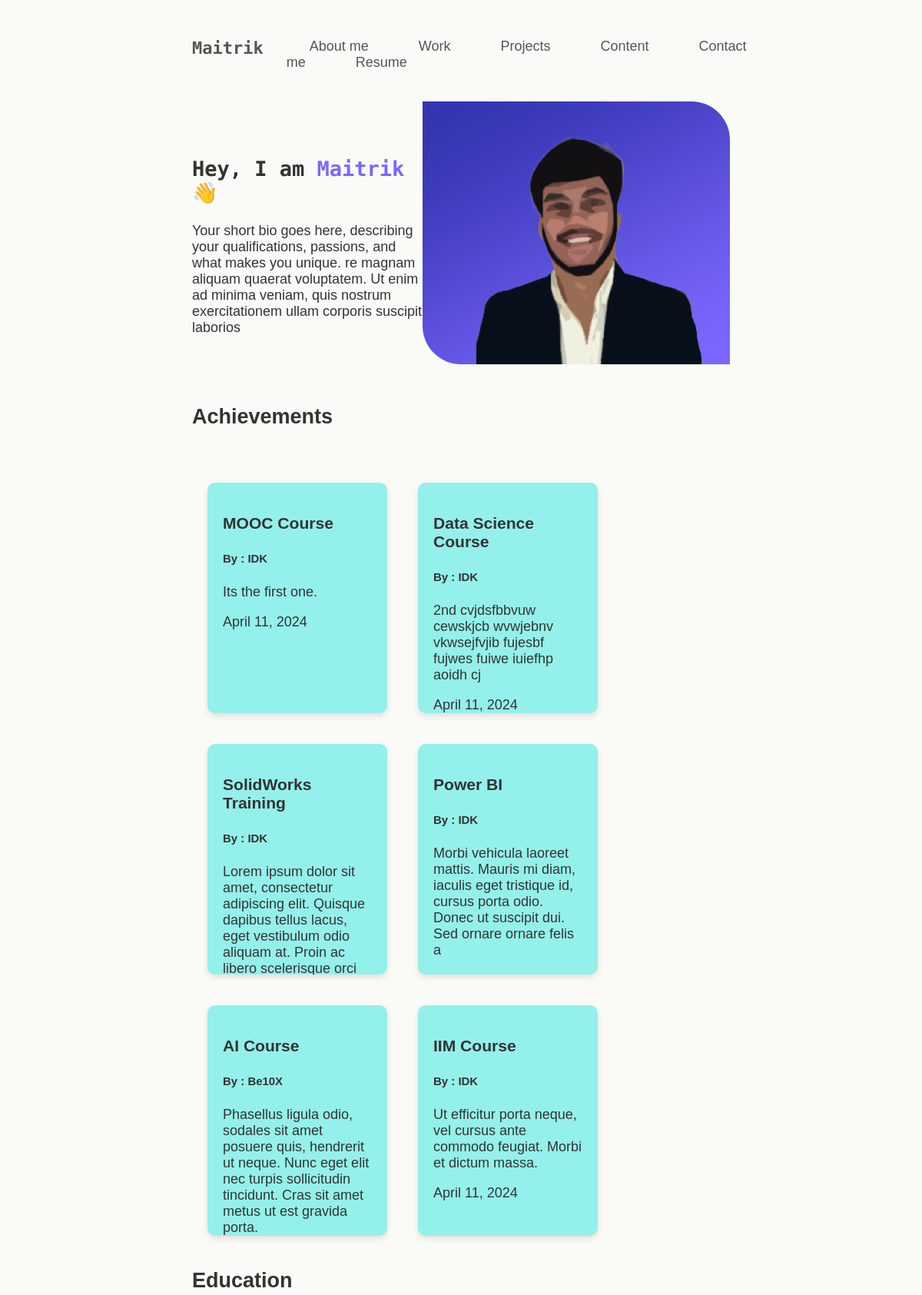
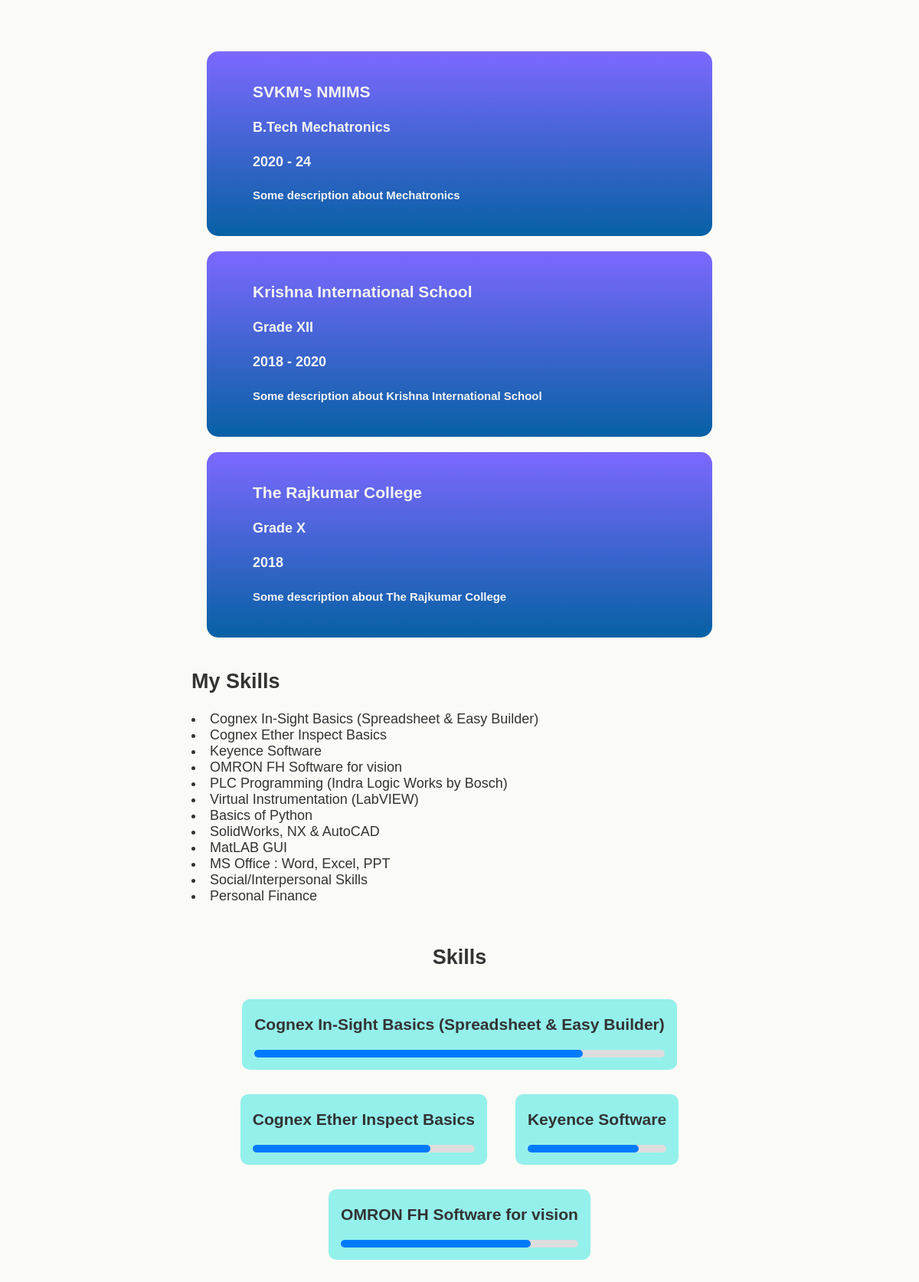
The page / (upper part) on the database its author committed (2 pictures, top to bottom).
### portfolio_app/models.py (models this page shows, shortened)
class Certification(models.Model):
    title = models.CharField(max_length=100)
    issuing_organization = models.CharField(max_length=100)
    description = models.TextField()
    image = models.ImageField(upload_to ='portfolio_app/static/', default = "portfolio_app/static/default-image.jpg")
    date_earned = models.DateField()

class Education(models.Model):
    institution = models.CharField(max_length=100)
    degree = models.CharField(max_length=100)
    graduation_year = models.CharField(max_length=100)
    description = models.TextField()

class Skill(models.Model):
    skill = models.CharField(max_length=100)
    category = models.CharField(max_length=20, choices=category, default='misc')
    image = models.ImageField(upload_to ='portfolio_app/static/', default = "portfolio_app/static/default-image.jpg")

### portfolio_app/views.py (the view)
# urls.py: 2. Add a URL to urlpatterns:  path('', views.home, name='home')
def home(request):
    skills = Skill.objects.all()
    achievements = Certification.objects.all()
    education = Education.objects.all()
    return render(request, 'home.html', context = {'skills': skills, 'achievements': achievements, 'education': education})

### portfolio_app/templates/home.html (shortened to what this page needs)
{% extends 'base.html' %}
{% block content %}
{% load static %}
<div class="home-container">
    <div class="bio-container">
        <h2 style="font-family: Kode Mono;">Hey, I am <b style="color: #7B66FF;">Maitrik</b>&#128075;</h2>
        <p>Your short bio goes here, describing your qualifications, passions, and what makes you unique.
            re magnam aliquam quaerat voluptatem. Ut enim ad minima veniam, quis nostrum exercitationem ullam corporis suscipit laborios
        </p>
        </div>
    <div class="main-img">
        <img class="main-img" src="{% static '/maitrik 3.png' %}" alt="My image">
    </div>
</div>
<h2>Achievements</h2>
<section class="achievements">
  {% for achievement in achievements %}
    <div class="achievement-card">
        <div class="achievement-content">
          <h3>{{achievement.title}}</h3>
          <h5>By : {{achievement.issuing_organization}}</h5>
          <p>{{achievement.description}}</p>
          <p>{{achievement.date_earned}}</p>
        </div>
      </div>
      {% endfor %}
</section>
<h2>Education</h2>
<section class="education">
  {% for education in education %}
    <div class="banner">
      <ul>
        <h3>{{ education.institution }}</h3>
        <h4>{{ education.degree }}</h4>
        <h4>{{ education.graduation_year }}</h4>
        <h5>{{ education.description }}</h5>
      </ul>
    </div>
  {% endfor %}
</section>
<h2>My Skills</h2>
<section class="skills">
    {% for skill in skills %}
    <li>{{ skill.skill }}</li>
    {% endfor %}
</section>
<section id="skills">
  <h2>Skills</h2>
  <ul class="skill-list">
    {% for skill in skills %}
    <li>
      <h3>{{ skill.skill }}</h3>
      <div class="progress-bar">
        <div class="progress" style="width: 80%;"></div>
      </div>
    </li>
    {% endfor %}
    </ul>
</section>
{% endblock %}

### rows shown on the page
Certification: title "MOOC Course", issuing_organization "IDK", description "Its the first one.", date_earned "April 11, 2024"
Certification: title "Data Science Course", issuing_organization "IDK", description "2nd cvjdsfbbvuw cewskjcb wvwjebnv vkwsejfvjib fujesbf fujwes fuiwe iuiefhp aoidh cj", date_earned "April 11, 2024"
Certification: title "SolidWorks Training", issuing_organization "IDK", description "Lorem ipsum dolor sit amet, consectetur adipiscing elit. Quisque dapibus tellus lacus, eget vestibulum odio aliquam at. Proin ac libero scelerisque orci…"
Certification: title "Power BI", issuing_organization "IDK", description "Morbi vehicula laoreet mattis. Mauris mi diam, iaculis eget tristique id, cursus porta odio. Donec ut suscipit dui. Sed ornare ornare felis a"
Certification: title "AI Course", issuing_organization "Be10X", description "Phasellus ligula odio, sodales sit amet posuere quis, hendrerit ut neque. Nunc eget elit nec turpis sollicitudin tincidunt. Cras sit amet metus ut est gravida porta."
Certification: title "IIM Course", issuing_organization "IDK", description "Ut efficitur porta neque, vel cursus ante commodo feugiat. Morbi et dictum massa.", date_earned "April 11, 2024"
Education: institution "SVKM's NMIMS", degree "B.Tech Mechatronics", graduation_year "2020 - 24", description "Some description about Mechatronics"
Education: institution "Krishna International School", degree "Grade XII", graduation_year "2018 - 2020", description "Some description about Krishna International School"
Education: institution "The Rajkumar College", degree "Grade X", graduation_year "2018", description "Some description about The Rajkumar College"
Skill: skill "Cognex In-Sight Basics (Spreadsheet & Easy Builder)"
Skill: skill "Cognex Ether Inspect Basics"
Skill: skill "Keyence Software"
Skill: skill "OMRON FH Software for vision"
Skill: skill "PLC Programming (Indra Logic Works by Bosch)"
Skill: skill "Virtual Instrumentation (LabVIEW)"
Skill: skill "Basics of Python"
Skill: skill "SolidWorks, NX & AutoCAD"
Skill: skill "MatLAB GUI"
Skill: skill "MS Office : Word, Excel, PPT"
Skill: skill "Social/Interpersonal Skills"
Skill: skill "Personal Finance"
